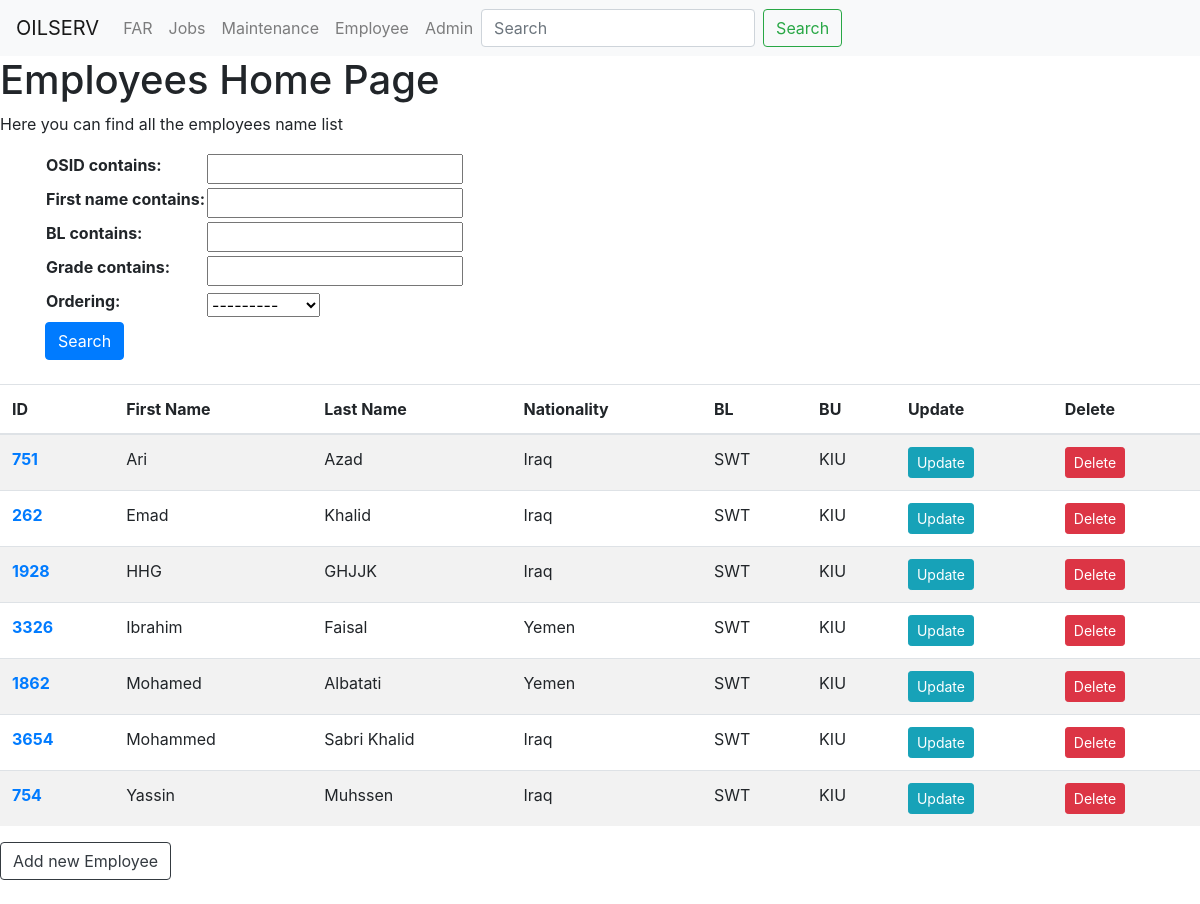
The page /Employee/ on the database as committed earlier.
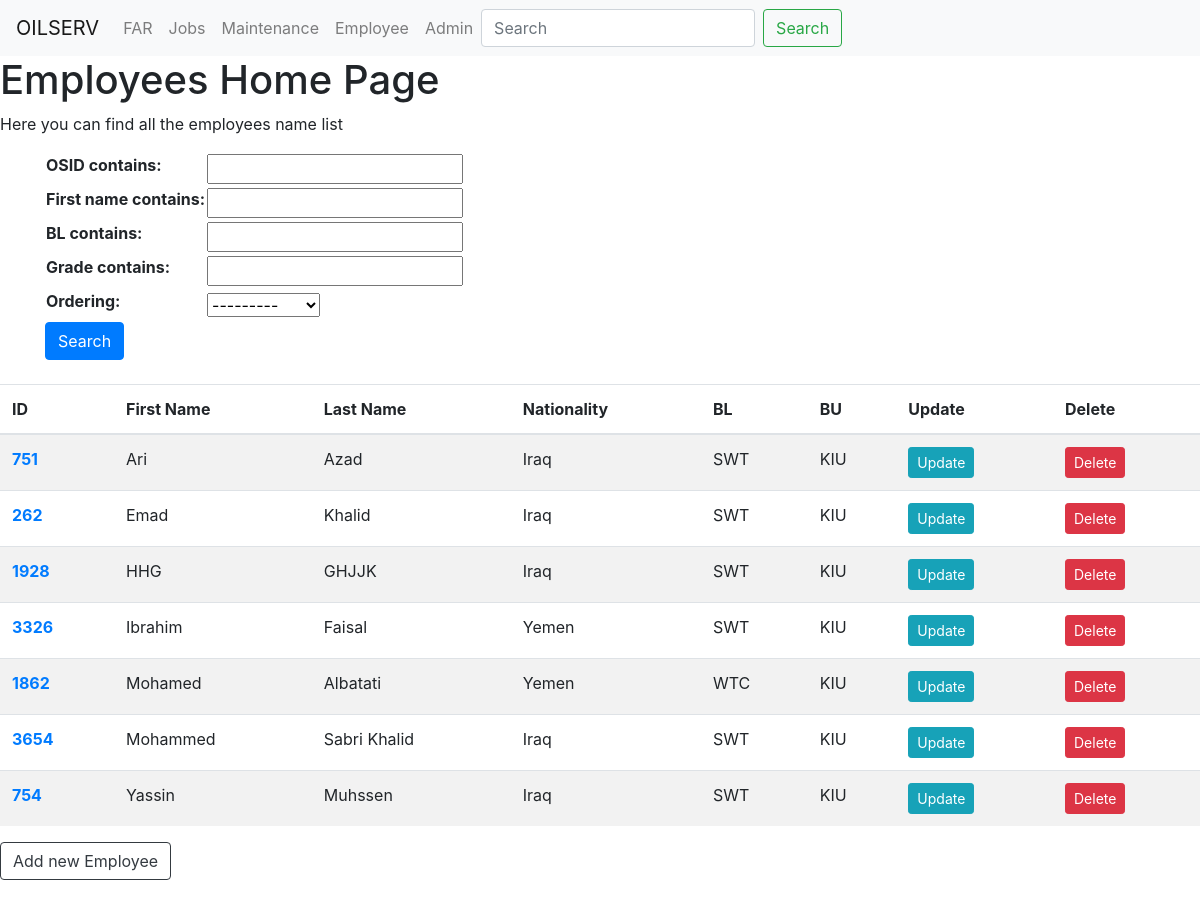
The same page on the database as committed later.
### Employee/models.py (models this page shows, shortened)
class EmployeeDB(models.Model):
    OSID = models.IntegerField(unique=True,blank=False)
    first_name = models.CharField(max_length=255,blank=False)
    last_name = models.CharField(max_length=255,blank=False)
    nationality = models.CharField(max_length=255,blank=True,default='Iraq')
    position = models.CharField(max_length=255,blank=True)
    isExpat = models.BooleanField(default=False)
    isEmployee = models.BooleanField(default=True)
    rotation = models.CharField(max_length= 10, default='5x5',blank=True)
    BU = models.CharField(max_length= 3, default='KIU')
    BL = models.CharField(max_length= 3, default='SWT')
    grade = models.IntegerField(blank=True,default=8)
    class Meta:
        ordering = ['first_name']

### Employee/views.py (the view)
# urls.py: path('', views.EmployeeHomePage.as_view(), name='employee'),
class EmployeeHomePage(ListView):
    template_name = 'Employee/employee_home_page.html'
    queryset = models.EmployeeDB.objects.all()
    context_object_name = 'emp_all'
    def get_context_data(self, **kwargs):
        context = super().get_context_data(**kwargs)
        context['filter'] = Employeefilter(self.request.GET, queryset=self.queryset)
        return context

### Employee/templates/Employee/employee_home_page.html
{% extends 'base.html' %}
{% block body_block %}
<h1>Employees Home Page</h1>
<p>Here you can find all the employees name list</p>
<div class="container" >
	<form  method="GET" >
		<table>
			{{ filter.form.as_table}}
		</table>
		<button type="submit" class="btn btn-primary" >Search</button>
	</form>
</div>
<br>
<table class="table table-striped">
	<thead>
		<tr>
			<th scope="col">ID</th>
			<th scope="col">First Name</th>
			<th scope="col">Last Name</th>
			<th scope="col">Nationality</th>
			<th scope="col">BL</th>
			<th scope="col">BU</th>
			<th scope="col">Update</th>
			<th scope="col">Delete</th>
		</tr>
	</thead>
	<tbody>
		{% for fa in filter.qs %}
		<tr>
			<th scope="row" ><a href="{% url 'employee_detail' pk=fa.pk  %}" >{{ fa.OSID }}</a></th>
			<td>{{ fa.first_name  }}</td>
			<td>{{ fa.last_name  }}</td>
			<td>{{ fa.nationality }}</td>
			<td>{{ fa.BL }}</td>
			<td>{{ fa.BU}}</td>
			<td><a href="{% url 'employee_update' pk=fa.pk   %}" class="btn btn-info btn-sm">Update</a></td>
			<td><a href="{% url 'employee_delete' pk=fa.pk  %}"class="btn btn-danger btn-sm">Delete</a></td>
		</tr>
		{% endfor %}
	</tbody>
</table>
<a class="btn btn-outline-dark" href="{% url 'employee_new' %}">Add new Employee</a>
<br>
<br>
{% endblock %}

Rows that differ between the two databases and show on the page:
changed EmployeeDB "Mohamed": BL "SWT" → "WTC"
